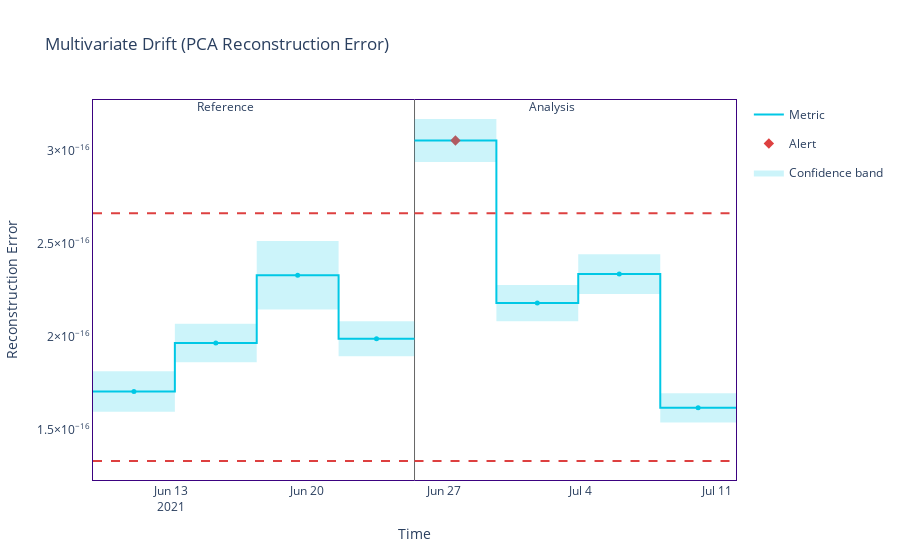

The notebook cell this image was saved under:
### Code cell
multivariate_drift_calc = nml.DataReconstructionDriftCalculator(
    column_names=features,
    timestamp_column_name=timestamp,
    chunk_size=2000
)

multivariate_drift_calc.fit(df_test)
multivariate_drift_results = multivariate_drift_calc.calculate(df_prod)
multivariate_drift_results.plot()

### Figure 1 — Plotly figure (JSON) as saved in the notebook; plotly's stock layout.template omitted (floating-point values rounded to 4 significant figures)
{"data": [{"hoverinfo": "skip", "legendgroup": "metric_reference", "line": {"color": "#00c8e5", "shape": "hv", "width": 2}, "mode": "lines", "name": "Metric", "showlegend": true, "type": "scatter", "x": ["2021-06-09T00:12:00", "2021-06-13T05:00:00", "2021-06-17T09:48:00", "2021-06-21T14:36:00", "2021-06-25T12:03:00"], "y": [1.706e-16, 1.968e-16, 2.332e-16, 1.99e-16, 1.99e-16]}, {"customdata": [["Reconstruction Error", "<b style=\"color:#00c8e5;line-height:60px\">Reference</b>", "", "[0:1999]", "From <b>Jun-09-2021</b> to <b>Jun-13-2021</b>", 0, 0], ["Reconstruction Error", "<b style=\"color:#00c8e5;line-height:60px\">Reference</b>", "", "[2000:3999]", "From <b>Jun-13-2021</b> to <b>Jun-17-2021</b>", 0, 0], ["Reconstruction Error", "<b style=\"color:#00c8e5;line-height:60px\">Reference</b>", "", "[4000:5999]", "From <b>Jun-17-2021</b> to <b>Jun-21-2021</b>", 0, 0], ["Reconstruction Error", "<b style=\"color:#00c8e5;line-height:60px\">Reference</b>", "", "[6000:7853]", "From <b>Jun-21-2021</b> to <b>Jun-25-2021</b>", 0, 0]], "hovertemplate": "%{customdata[1]} &nbsp; &nbsp; %{customdata[2]} <br />Chunk: <b>%{customdata[3]}</b> &nbsp; &nbsp; %{customdata[4]} <br />%{customdata[0]}: <b>%{customdata[5]}</b><br />Confidence band: +/- <b>%{customdata[6]}</b><br /><extra></extra>", "legendgroup": "metric_reference", "marker": {"color": "#00c8e5", "size": 5, "symbol": "circle"}, "mode": "markers", "name": "Metric", "showlegend": false, "type": "scatter", "x": ["2021-06-11T02:36:00", "2021-06-15T07:24:00", "2021-06-19T12:12:00", "2021-06-23T13:19:30"], "y": [1.706e-16, 1.968e-16, 2.332e-16, 1.99e-16, 1.99e-16]}, {"hoverinfo": "skip", "legendgroup": "metric_analysis", "line": {"color": "#00c8e5", "shape": "hv", "width": 2}, "mode": "lines", "name": "Metric", "showlegend": false, "type": "scatter", "x": ["2021-06-25T12:06:00", "2021-06-29T16:54:00", "2021-07-03T21:42:00", "2021-07-08T02:42:00", "2021-07-11T23:57:00"], "y": [3.056e-16, 2.182e-16, 2.338e-16, 1.618e-16, 1.618e-16]}, {"customdata": [["Reconstruction Error", "<b style=\"color:#3b0280;line-height:60px\">Analysis</b>", "<span style=\"color:#AD0000\">⚠ <b>Drift detected</b></span>", "[0:1999]", "From <b>Jun-25-2021</b> to <b>Jun-29-2021</b>", 0, 0], ["Reconstruction Error", "<b style=\"color:#3b0280;line-height:60px\">Analysis</b>", "", "[2000:3999]", "From <b>Jun-29-2021</b> to <b>Jul-03-2021</b>", 0, 0], ["Reconstruction Error", "<b style=\"color:#3b0280;line-height:60px\">Analysis</b>", "", "[4000:5999]", "From <b>Jul-03-2021</b> to <b>Jul-08-2021</b>", 0, 0], ["Reconstruction Error", "<b style=\"color:#3b0280;line-height:60px\">Analysis</b>", "", "[6000:7853]", "From <b>Jul-08-2021</b> to <b>Jul-11-2021</b>", 0, 0]], "hovertemplate": "%{customdata[1]} &nbsp; &nbsp; %{customdata[2]} <br />Chunk: <b>%{customdata[3]}</b> &nbsp; &nbsp; %{customdata[4]} <br />%{customdata[0]}: <b>%{customdata[5]}</b><br />Confidence band: +/- <b>%{customdata[6]}</b><br /><extra></extra>", "legendgroup": "metric_analysis", "marker": {"color": "#00c8e5", "size": 5, "symbol": "circle"}, "mode": "markers", "name": "Metric", "showlegend": false, "type": "scatter", "x": ["2021-06-27T14:30:00", "2021-07-01T19:18:00", "2021-07-06T00:12:00", "2021-07-10T01:19:30"], "y": [3.056e-16, 2.182e-16, 2.338e-16, 1.618e-16, 1.618e-16]}, {"hoverinfo": "skip", "legendgroup": "alert", "marker": {"color": "#DD4040", "size": 8, "symbol": "diamond"}, "mode": "markers", "name": "Alert", "showlegend": true, "type": "scatter", "x": ["2021-06-27T14:30:00"], "y": [3.056e-16]}, {"hoverinfo": "skip", "legendgroup": "thresh", "line": {"color": "#DD4040", "dash": "dash", "width": 2}, "mode": "lines", "name": "Threshold", "showlegend": false, "type": "scatter", "x": ["2021-06-09T00:12:00", "2021-06-13T05:00:00", "2021-06-17T09:48:00", "2021-06-21T14:36:00", "2021-06-25T12:03:00"], "y": [2.666e-16, 2.666e-16, 2.666e-16, 2.666e-16, 2.666e-16]}, {"hoverinfo": "skip", "legendgroup": "thresh", "line": {"color": "#DD4040", "dash": "dash", "width": 2}, "mode": "lines", "name": "Threshold", "showlegend": false, "type": "scatter", "x": ["2021-06-09T00:12:00", "2021-06-13T05:00:00", "2021-06-17T09:48:00", "2021-06-21T14:36:00", "2021-06-25T12:03:00"], "y": [1.332e-16, 1.332e-16, 1.332e-16, 1.332e-16, 1.332e-16]}, {"hoverinfo": "skip", "legendgroup": "thresh", "line": {"color": "#DD4040", "dash": "dash", "width": 2}, "mode": "lines", "name": "Threshold", "showlegend": false, "type": "scatter", "x": ["2021-06-25T12:06:00", "2021-06-29T16:54:00", "2021-07-03T21:42:00", "2021-07-08T02:42:00", "2021-07-11T23:57:00"], "y": [2.666e-16, 2.666e-16, 2.666e-16, 2.666e-16, 2.666e-16]}, {"hoverinfo": "skip", "legendgroup": "thresh", "line": {"color": "#DD4040", "dash": "dash", "width": 2}, "mode": "lines", "name": "Threshold", "showlegend": false, "type": "scatter", "x": ["2021-06-25T12:06:00", "2021-06-29T16:54:00", "2021-07-03T21:42:00", "2021-07-08T02:42:00", "2021-07-11T23:57:00"], "y": [1.332e-16, 1.332e-16, 1.332e-16, 1.332e-16, 1.332e-16]}, {"connectgaps": true, "hoverinfo": "skip", "line": {"color": "rgba(0,0,0,0)", "shape": "hv"}, "mode": "lines", "name": "Confidence band", "showlegend": false, "type": "scatter", "x": ["2021-06-09T00:12:00", "2021-06-13T05:00:00", "2021-06-17T09:48:00", "2021-06-21T14:36:00", "2021-06-25T12:03:00"], "y": [1.815e-16, 2.071e-16, 2.516e-16, 2.084e-16, 2.084e-16]}, {"connectgaps": true, "fill": "tonexty", "fillcolor": "rgba(0.0, 0.7843137254901961, 0.8980392156862745, 0.2)", "hoverinfo": "skip", "line": {"color": "rgba(0,0,0,0)", "shape": "hv"}, "mode": "lines", "name": "Confidence band", "showlegend": true, "type": "scatter", "x": ["2021-06-09T00:12:00", "2021-06-13T05:00:00", "2021-06-17T09:48:00", "2021-06-21T14:36:00", "2021-06-25T12:03:00"], "y": [1.598e-16, 1.864e-16, 2.148e-16, 1.895e-16, 1.895e-16]}, {"connectgaps": true, "hoverinfo": "skip", "line": {"color": "rgba(0,0,0,0)", "shape": "hv"}, "mode": "lines", "name": "Confidence band", "showlegend": false, "type": "scatter", "x": ["2021-06-25T12:06:00", "2021-06-29T16:54:00", "2021-07-03T21:42:00", "2021-07-08T02:42:00", "2021-07-11T23:57:00"], "y": [3.172e-16, 2.28e-16, 2.445e-16, 1.697e-16, 1.697e-16]}, {"connectgaps": true, "fill": "tonexty", "fillcolor": "rgba(0.0, 0.7843137254901961, 0.8980392156862745, 0.2)", "hoverinfo": "skip", "line": {"color": "rgba(0,0,0,0)", "shape": "hv"}, "mode": "lines", "name": "Confidence band", "showlegend": false, "type": "scatter", "x": ["2021-06-25T12:06:00", "2021-06-29T16:54:00", "2021-07-03T21:42:00", "2021-07-08T02:42:00", "2021-07-11T23:57:00"], "y": [2.941e-16, 2.085e-16, 2.231e-16, 1.54e-16, 1.54e-16]}], "layout": {"annotations": [{"showarrow": false, "text": "Reference", "x": "2021-06-15T07:24:00", "xshift": 10, "y": 1.01, "yref": "y domain"}, {"showarrow": false, "text": "Analysis", "x": "2021-07-01T19:21:00", "xshift": 15, "y": 1.01, "yref": "y domain"}], "hoverlabel": {"bgcolor": "white", "font": {"size": 14}}, "legend": {"itemclick": false, "itemdoubleclick": false, "traceorder": "grouped"}, "paper_bgcolor": "rgba(255,255,255,1)", "plot_bgcolor": "rgba(255,255,255,1)", "shapes": [{"layer": "below", "line": {"color": "#666666", "width": 1}, "type": "line", "x0": "2021-06-25T12:06:00", "x1": "2021-06-25T12:06:00", "xref": "x", "y0": 0, "y1": 1, "yref": "y domain"}], "title": {"text": "Multivariate Drift (PCA Reconstruction Error)"}, "xaxis": {"linecolor": "#3b0280", "matches": "x", "mirror": true, "showgrid": false, "title": {"text": "Time"}, "zeroline": false}, "yaxis": {"linecolor": "#3b0280", "mirror": true, "showgrid": false, "title": {"text": "Reconstruction Error"}, "zeroline": false}}}
